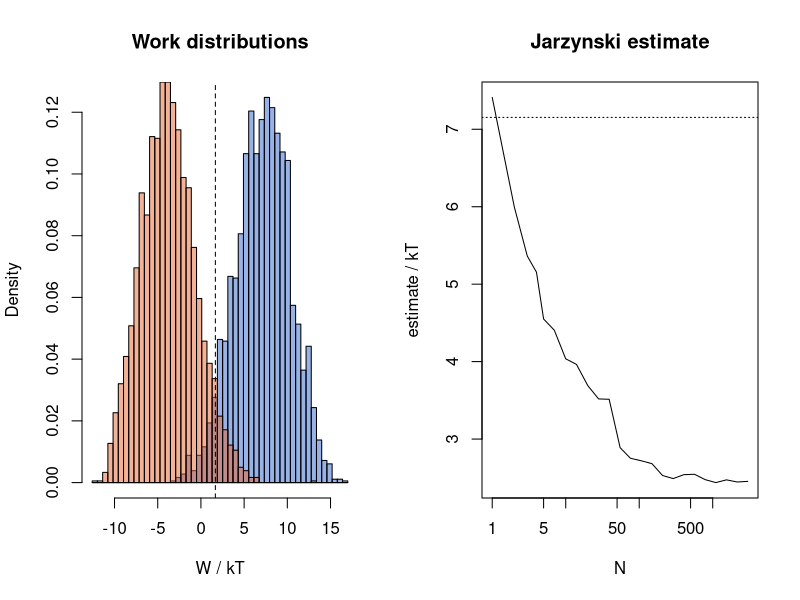

Here is the R script that generated this plot:
# Jarzynski equality and Crooks theorem for a dragged harmonic trap on a double-well landscape (base R).
set.seed(0)
k <- 5; l0 <- -1.5; l1 <- 2.0; tau <- 2; dt <- 1e-3; n <- 3000
U  <- function(x) 3 * (x^2 - 1)^2
dU <- function(x) 12 * x * (x^2 - 1)
xg <- seq(-4, 5, length.out = 20001)
lnZ <- function(lam) { H <- U(xg) + 0.5 * k * (xg - lam)^2; m <- min(H)
  -m + log(sum(exp(-(H - m))) * (xg[2] - xg[1])) }
dF <- -(lnZ(l1) - lnZ(l0))

equilibrium <- function(lam, size) {
  w <- exp(-(U(xg) + 0.5 * k * (xg - lam)^2)); cw <- cumsum(w)
  approx(cw, xg, xout = runif(size) * cw[length(cw)], ties = "ordered")$y
}
pull <- function(la, lb) {
  steps <- round(tau / dt); dl <- (lb - la) / steps
  x <- equilibrium(la, n); lam <- la; W <- numeric(n)
  for (s in 1:steps) {
    W <- W - k * (x - lam) * dl
    lam <- lam + dl
    x <- x + (-dU(x) - k * (x - lam)) * dt + sqrt(2 * dt) * rnorm(n)
  }
  W
}
WF <- pull(l0, l1); WR <- pull(l1, l0)
jarzynski <- function(w) -(log(mean(exp(-(w - min(w))))) - min(w))
cat(sprintf("exact dF = %.3f, Jarzynski (forward) = %.3f, <W> = %.3f\n", dF, jarzynski(WF), mean(WF)))

par(mfrow = c(1, 2))
br <- seq(min(c(WF, -WR)) - 0.5, max(c(WF, -WR)) + 0.5, length.out = 50)
hist(WF, breaks = br, freq = FALSE, col = rgb(0.2, 0.4, 0.8, 0.5), main = "Work distributions", xlab = "W / kT")
hist(-WR, breaks = br, freq = FALSE, col = rgb(0.9, 0.4, 0.2, 0.5), add = TRUE)
abline(v = dF, lty = 2)
Ns <- unique(round(10^seq(0, log10(n), length.out = 25)))
est <- sapply(Ns, function(N) median(replicate(200, jarzynski(sample(WF, N)))))
plot(Ns, est, log = "x", type = "l", xlab = "N", ylab = "estimate / kT", main = "Jarzynski estimate")
abline(h = dF, lty = 2); abline(h = mean(WF), lty = 3)
